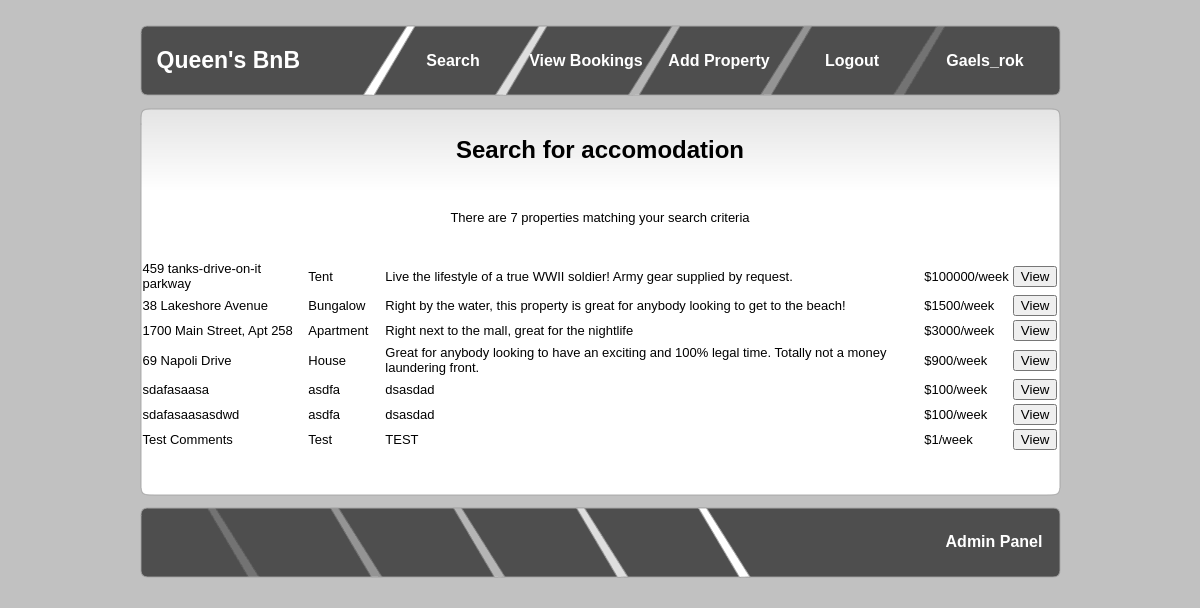
Screenshot of /viewsearch.php (signed in) with the database file from the repository.
### tables this page shows
CREATE TABLE `property` (
  `Property ID` int(11) NOT NULL,
  `Supplier ID` int(11) NOT NULL,
  `Address` varchar(100) NOT NULL,
  `Type` varchar(30) NOT NULL,
  `Price` int(11) NOT NULL,
  `Other Features` varchar(200) DEFAULT NULL,
  `Description` varchar(500) DEFAULT NULL,
  `District` int(11) NOT NULL
);

### viewsearch.php (the view, shortened to what this page needs)
<!DOCTYPE html>
<html xmlns="http://www.w3.org/1999/xhtml">
<head>
<link rel="stylesheet" type="text/css" href="style.css" />
</head>
<body>
<?php
include_once 'sql.php';
?>
    <div id="page">
        <div id="header">
        	<?php include ("header.php"); ?>
        </div>
        <div id="main">
        	<div class="main_top">
		<h1><center>Search for accomodation</center></h1>
            </div>
           	<div class="main_body"><p>
<?php
$searchParams = array();
$query = "SELECT * FROM property WHERE";
$searchParams[] = ' 1';
$query .= implode(' AND ', $searchParams);
$stmt = $con->prepare($query) or die("Error preparing");
$stmt->execute() or die("Error executing: " . $stmt->error);
$properties = $stmt->get_result();
$noProperties = $properties->num_rows;
echo "<table border = 0><td>There are $noProperties properties matching your search criteria</td></table><br><br>";
echo '<table border = 0>';
while($row = $properties->fetch_assoc()) {
	echo "<tr><td>".$row['Address']."</td>";
	echo "<td>  ".$row['Type']."&emsp;</td>";
	echo "<td>  ".$row['Description']."  </td>";
	echo "<td>$".$row['Price']."/week</td>";
	echo "<td><a href='viewlisting.php?pid=". $row['Property ID'] ."'><input type='button' value='View'></a></td></tr>";
}
?>
</table>
		</p> </div>
           	<div class="main_bottom"></div>
        </div>
        <?php include("footer.php"); ?>
        </div>
</body>
</html>

### style.css (style rules this page uses)
html, body { text-align: center; }
p { text-align: left; }
body { margin: 0; padding: 0; background: #C1C1C1; background-image:url(images/background.png) text-align: left; font-family: "Trebuchet MS", Arial, Helvetica, sans-serif; font-size: 13px; color: #F1F5F8; }
* { margin: 0 auto 0 auto; }
#main { margin-top:10px; margin-bottom:10px; text-align: left; }
#main .main_top { height:85px; width:921px; background-image:url(images/main_top.png); background-repeat:no-repeat; text-align:left; }
#main .main_body { padding-left:0px; height:auto; width:921px; background-image:url(images/main_body.png); background-repeat:repeat-y; color:#000000; padding-bottom:20px; text-align: left; }
#main .main_top h1 { font-size:24px; line-height:85px; color:#000000; padding-left:25px; background-image:url(images/header_h1_bg.png); background-position:right; background-repeat:no-repeat; margin-right:25px; text-align: left; }
#main .main_body p { line-height:19px; letter-spacing:1px; padding-bottom:15px; padding-left:20px; padding-right:20px; text-align: left; }
#main .main_bottom { height:8px; width:921px; background-image:url(images/main_bottom.png); background-repeat:no-repeat; text-align: left; }
#page { margin: 0 auto 0 auto; margin-top:25px; display: block; height:auto; position: relative; overflow: hidden; width: 921px; }
#header { background-image:url(images/header.png); background-repeat:no-repeat; width:921px; height:72px; text-align: left; }

### rows the page displays
property: Address "459 tanks-drive-on-it parkway", Type "Tent", Description "Live the lifestyle of a true WWII soldier! Army gear supplied by request.", Price "100000"
property: Address "38 Lakeshore Avenue", Type "Bungalow", Description "Right by the water, this property is great for anybody looking to get to the beach!", Price "1500"
property: Address "1700 Main Street, Apt 258", Type "Apartment", Description "Right next to the mall, great for the nightlife", Price "3000"
property: Address "69 Napoli Drive", Type "House", Description "Great for anybody looking to have an exciting and 100% legal time. Totally not a money laundering front.", Price "900"
property: Address "sdafasaasa", Type "asdfa", Description "dsasdad", Price "100"
property: Address "sdafasaasasdwd", Type "asdfa", Description "dsasdad", Price "100"
property: Address "Test Comments", Type "Test", Description "TEST", Price "1"

### other values shown
$accountname "Gaels_rok"
$noProperties "7"
